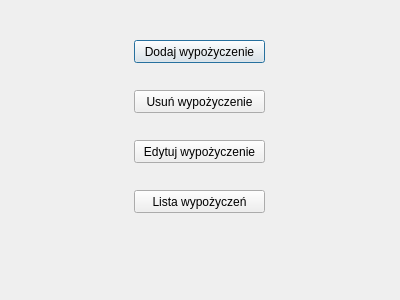
<?xml version="1.0" encoding="UTF-8"?>
<ui version="4.0">
 <class>Wypozyczenia</class>
 <widget class="QDialog" name="Wypozyczenia">
  <property name="geometry">
   <rect>
    <x>0</x>
    <y>0</y>
    <width>400</width>
    <height>300</height>
   </rect>
  </property>
  <property name="windowTitle">
   <string>Dialog</string>
  </property>
  <widget class="QPushButton" name="pushButton">
   <property name="geometry">
    <rect>
     <x>134</x>
     <y>40</y>
     <width>131</width>
     <height>23</height>
    </rect>
   </property>
   <property name="text">
    <string>Dodaj wypożyczenie</string>
   </property>
  </widget>
  <widget class="QPushButton" name="pushButton_2">
   <property name="geometry">
    <rect>
     <x>134</x>
     <y>90</y>
     <width>131</width>
     <height>23</height>
    </rect>
   </property>
   <property name="text">
    <string>Usuń wypożyczenie</string>
   </property>
  </widget>
  <widget class="QPushButton" name="pushButton_4">
   <property name="geometry">
    <rect>
     <x>134</x>
     <y>190</y>
     <width>131</width>
     <height>23</height>
    </rect>
   </property>
   <property name="text">
    <string>Lista wypożyczeń</string>
   </property>
  </widget>
  <widget class="QPushButton" name="pushButton_3">
   <property name="geometry">
    <rect>
     <x>134</x>
     <y>140</y>
     <width>131</width>
     <height>23</height>
    </rect>
   </property>
   <property name="text">
    <string>Edytuj wypożyczenie</string>
   </property>
  </widget>
 </widget>
 <resources/>
 <connections/>
</ui>
